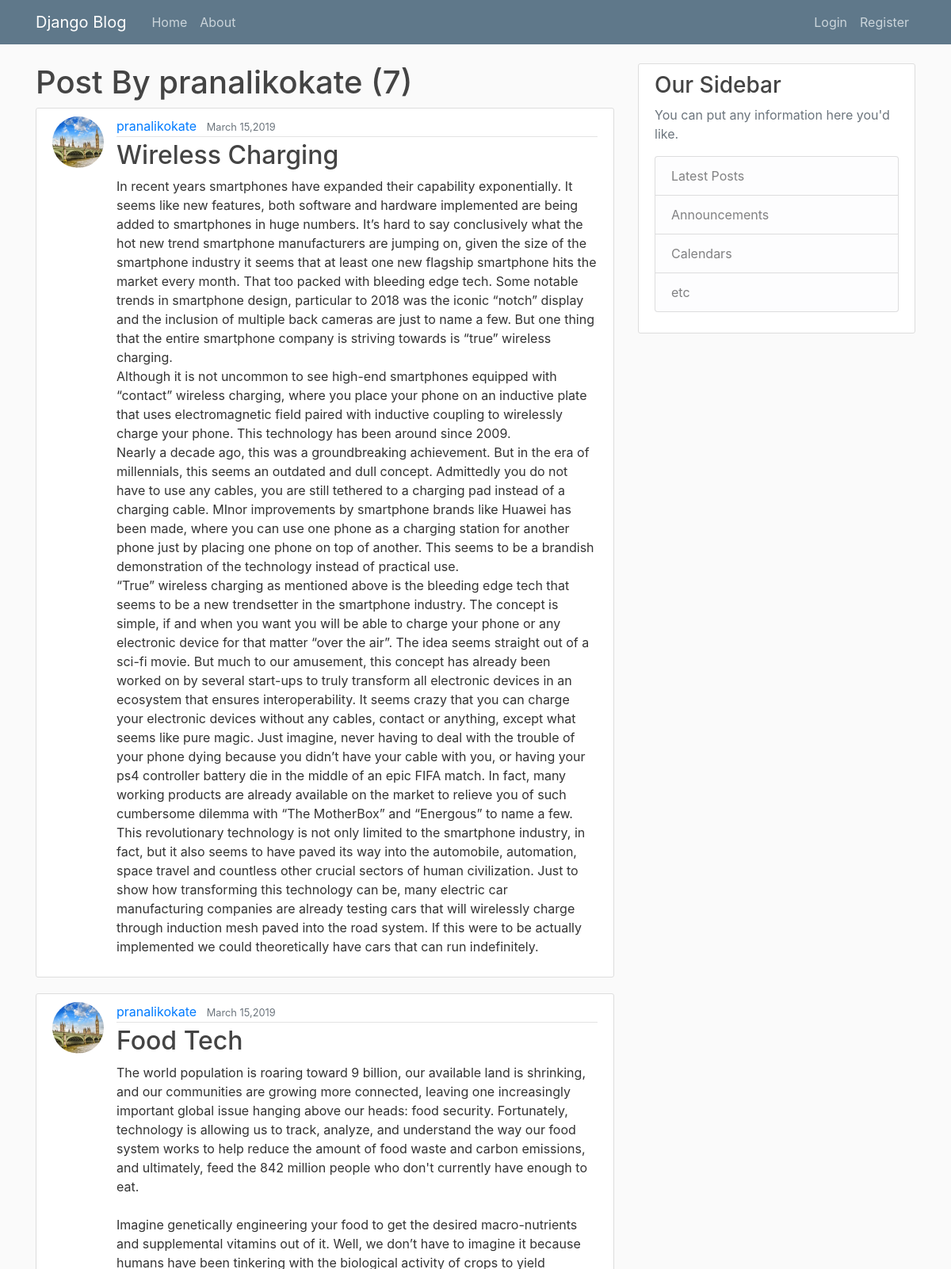
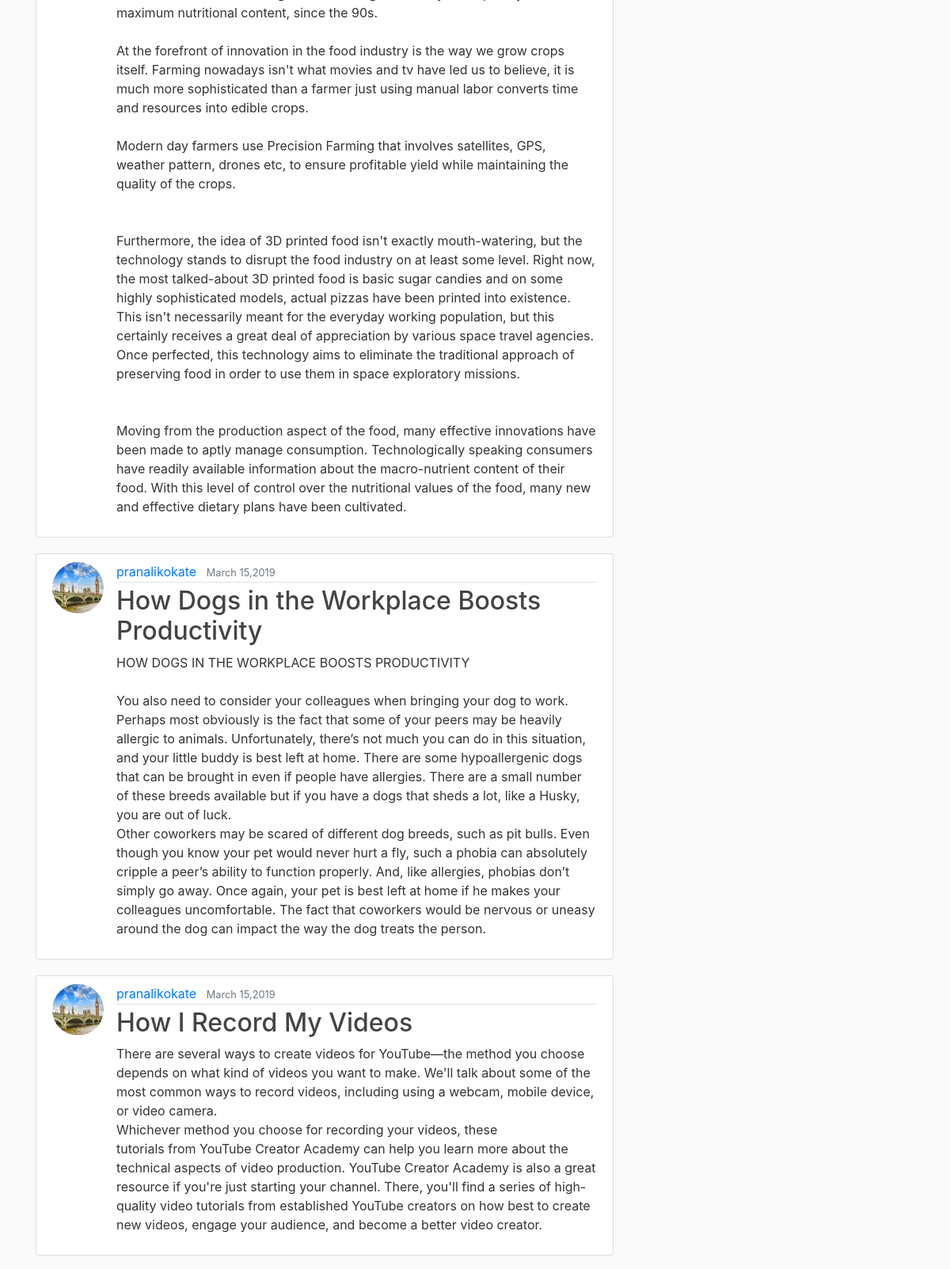
Screenshot of /user/pranalikokate/ (upper part) with the database file from the repository (2 pictures, top to bottom).
### blog/models.py (models this page shows, shortened)
class Post(models.Model):
	title= models.CharField(max_length=100)
	content= models.TextField()
	date_posted= models.DateTimeField(default=timezone.now)
	author=models.ForeignKey(User,on_delete=models.CASCADE)

### users/models.py (models this page shows, shortened)
class Profile(models.Model):
	user=models.OneToOneField(User,	on_delete=models.CASCADE)
	image=models.ImageField(default='default.jpg',upload_to='profile_pics')

### blog/views.py (the view)
# urls.py: path('user/<str:username>/', UserPostListView.as_view(),name='user-posts'),
class UserPostListView(ListView):
	model=Post
	template_name='blog/user_posts.html'
	context_object_name='posts'
	ordering=['-date_posted']
	paginate_by=5
	def get_queryset(self):
		user=get_object_or_404(User,username=self.kwargs.get('username'))
		return Post.objects.filter(author=user).order_by('-date_posted')

### blog/templates/blog/user_posts.html (shortened to what this page needs)
      {% extends "blog/base.html" %}
      {% block content %}
      	    <h1 class"mb-3"> Post By {{ view.kwargs.username }} ({{ page_obj.paginator.count }})</h1>
	      {% for post in posts %}
	          <article class="media content-section">
	          		<img class="rounded-circle article-img" src="{{ post.author.profile.image.url }}">
					  <div class="media-body">
					    <div class="article-metadata">
					      <a class="mr-2" href="{% url 'user-posts' post.author.username %}">{{ post.author }}</a>
					      <small class="text-muted">
					      	{{ post.date_posted|date:"F d,Y" }}
					      </small>
					    </div>
					    <h2><a class="article-title" href="{% url 'post-detail' post.id %}">{{ post.title }}</a></h2>
					    <p class="article-content">{{ post.content }}</p>
					  </div>
					</article>
	      {% endfor %}
      {% endblock content %}

### blog/static/blog/main.css (style rules this page uses)
body { background: #fafafa; color: #333333; margin-top: 5rem; }
h1, h2, h3, h4, h5, h6 { color: #444444; }
.content-section { background: #ffffff; padding: 10px 20px; border: 1px solid #dddddd; border-radius: 3px; margin-bottom: 20px; }
.article-title { color: #444444; }
.article-content { white-space: pre-line; }
.article-img { height: 65px; width: 65px; margin-right: 16px; }
.article-metadata { padding-bottom: 1px; margin-bottom: 4px; border-bottom: 1px solid #e3e3e3 }

### rows the page displays
Post: author.profile.image (picture), author "pranalikokate", date_posted "March 15,2019", title "Wireless Charging", content "In recent years smartphones have expanded their capability exponentially. It seems like new features, both software and hardware implemented are being added to smartphones in huge numbers. It’s hard to say conclusively what the hot new trend smartphone manufacturers are jumping on, given the size of the smartphone industry it seems that at least one new flagship smartphone hits the market every month. That too packed with bleeding edge tech. Some notable trends in smartphone design, particular to 2018 was the iconic “notch” display and the inclusion of multiple back cameras are just to name a few. But one thing that the entire smartphone company is striving towards is “true” wireless…"
Post: author.profile.image (picture), author "pranalikokate", date_posted "March 15,2019", title "Food Tech", content "The world population is roaring toward 9 billion, our available land is shrinking, and our communities are growing more connected, leaving one increasingly important global issue hanging above our heads: food security. Fortunately, technology is allowing us to track, analyze, and understand the way our food system works to help reduce the amount of food waste and carbon emissions, and ultimately, feed the 842 million people who don't currently have enough to eat. Imagine genetically engineering your food to get the desired macro-nutrients and supplemental vitamins out of it. Well, we don’t have to imagine it because humans have been tinkering with the biological activity of crops to yield…"
Post: author.profile.image (picture), author "pranalikokate", date_posted "March 15,2019", title "How Dogs in the Workplace Boosts Productivity", content "HOW DOGS IN THE WORKPLACE BOOSTS PRODUCTIVITY You also need to consider your colleagues when bringing your dog to work. Perhaps most obviously is the fact that some of your peers may be heavily allergic to animals. Unfortunately, there’s not much you can do in this situation, and your little buddy is best left at home. There are some hypoallergenic dogs that can be brought in even if people have allergies. There are a small number of these breeds available but if you have a dogs that sheds a lot, like a Husky, you are out of luck. Other coworkers may be scared of different dog breeds, such as pit bulls. Even though you know your pet would never hurt a fly, such a phobia can absolutely…"
Post: author.profile.image (picture), author "pranalikokate", date_posted "March 15,2019", title "How I Record My Videos", content "There are several ways to create videos for YouTube—the method you choose depends on what kind of videos you want to make. We'll talk about some of the most common ways to record videos, including using a webcam, mobile device, or video camera. Whichever method you choose for recording your videos, these tutorials from YouTube Creator Academy can help you learn more about the technical aspects of video production. YouTube Creator Academy is also a great resource if you're just starting your channel. There, you'll find a series of high-quality video tutorials from established YouTube creators on how best to create new videos, engage your audience, and become a better video creator."

### other values shown
{{ view.kwargs.username }} "pranalikokate"
{{ page_obj.paginator.count }} "7"
